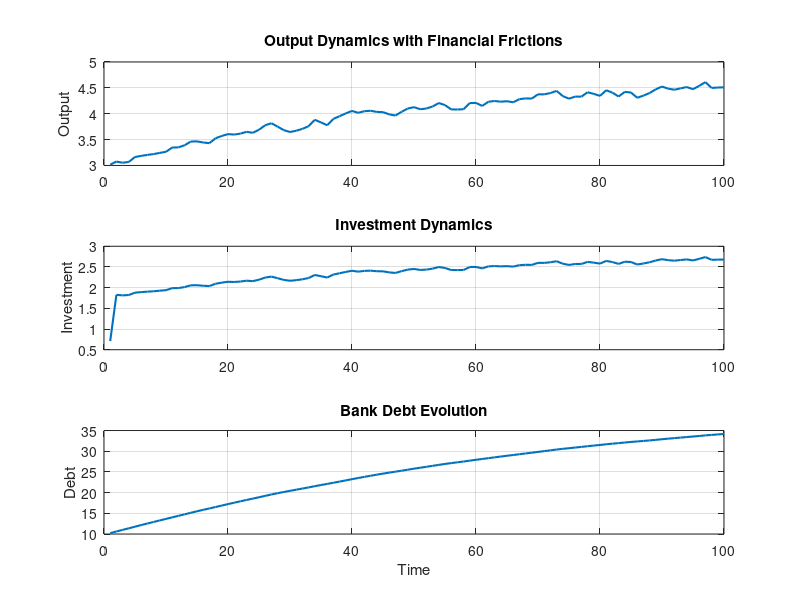
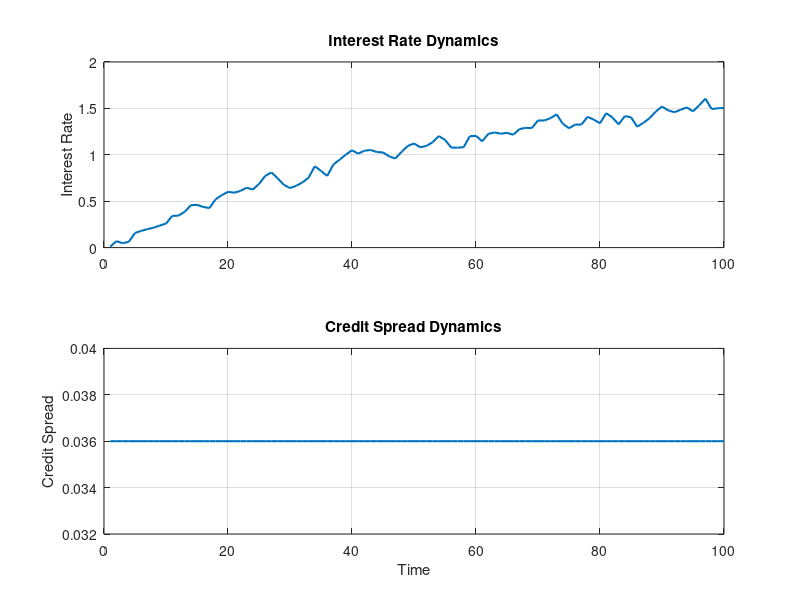
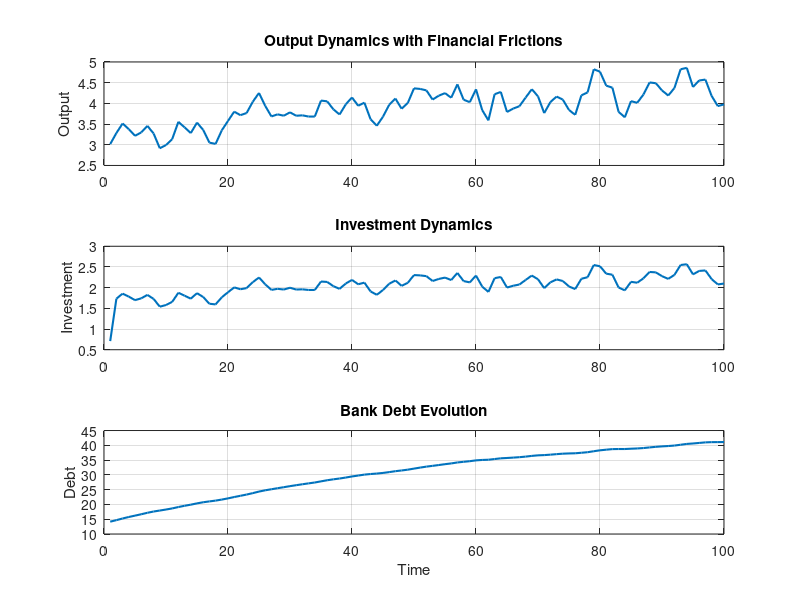
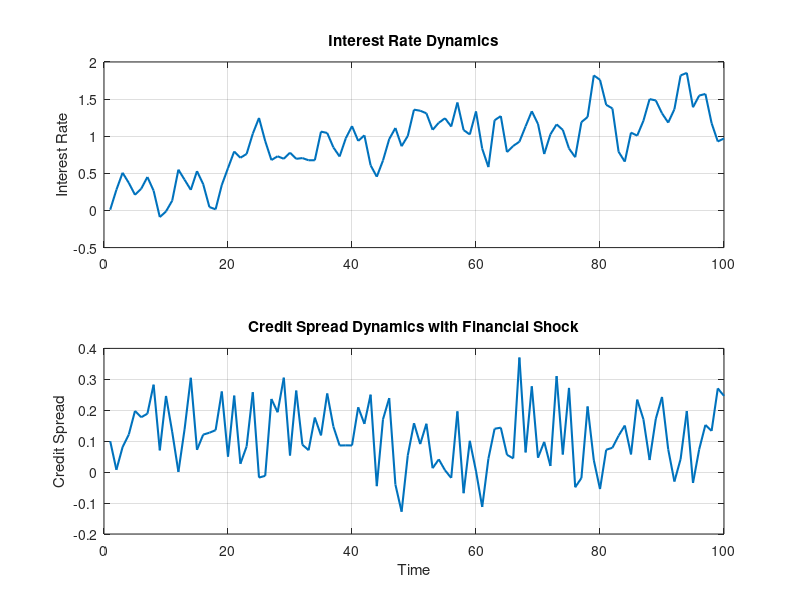

Write MATLAB code to recreate these figures, in order.
% Financial Friction DSGE Model (Gertler-Kiyotaki/BGG Framework)

% Clear workspace and define parameters
clear; clc; close all;

%% Model Parameters
beta = 0.99;            % Discount factor
sigma = 1;              % Risk aversion
phi = 1;                % Inverse Frisch elasticity
rho = 0.9;              % Persistence of technology shock
sigma_e = 0.01;         % Std. deviation of technology shock
delta = 0.025;          % Capital depreciation rate
alpha = 0.33;          % Capital share in production
eta = 0.5;              % Capital adjustment cost

% Financial Friction Parameters
phi_k = 0.36;           % Leverage ratio (fraction of capital funded by debt)
kappa = 0.1;            % Cost of external financing

%% Steady State Values
k_ss = ((alpha / (1 / beta - 1 + delta)))^(1 / (1 - alpha));
y_ss = k_ss^alpha;
investment_ss = delta * k_ss;
interest_rate_ss = 1 / beta - 1;
credit_spread_ss = kappa * phi_k;

%% Simulation Setup
T = 100;                 % Time periods
shock = sigma_e * randn(T, 1); % Technology shock

% Initialize variables
capital = zeros(T, 1);
output = zeros(T, 1);
investment = zeros(T, 1);
bank_debt = zeros(T, 1);
interest_rate = zeros(T, 1);
credit_spread = zeros(T, 1);

capital(1) = k_ss;
output(1) = y_ss;
investment(1) = investment_ss;
bank_debt(1) = phi_k * k_ss;
interest_rate(1) = interest_rate_ss;
credit_spread(1) = credit_spread_ss;

%% Model Simulation
for t = 2:T
    % Productivity shock
    z_t = rho * shock(t - 1) + shock(t);
    
    % Output with financial frictions
    output(t) = exp(z_t) * capital(t - 1)^alpha;
    
    % Investment decision with adjustment costs
    investment(t) = ((1 - kappa) * beta * output(t)) / (1 + eta);
    
    % Capital accumulation
    capital(t) = (1 - delta) * capital(t - 1) + investment(t);
    
    % Bank debt evolution
    bank_debt(t) = phi_k * capital(t);
    
    % Interest rate dynamics (Taylor Rule)
    interest_rate(t) = interest_rate_ss + phi * (output(t) - y_ss);
    
    % Credit spread dynamics
    credit_spread(t) = kappa * (bank_debt(t) / capital(t));
end

%% Plot Results
figure;
subplot(3,1,1);
plot(output, 'LineWidth', 1.5);
title('Output Dynamics with Financial Frictions');
ylabel('Output'); grid on;

subplot(3,1,2);
plot(investment, 'LineWidth', 1.5);
title('Investment Dynamics');
ylabel('Investment'); grid on;

subplot(3,1,3);
plot(bank_debt, 'LineWidth', 1.5);
title('Bank Debt Evolution');
ylabel('Debt'); xlabel('Time'); grid on;

figure;
subplot(2,1,1);
plot(interest_rate, 'LineWidth', 1.5);
title('Interest Rate Dynamics');
ylabel('Interest Rate'); grid on;

subplot(2,1,2);
plot(credit_spread, 'LineWidth', 1.5);
title('Credit Spread Dynamics');
ylabel('Credit Spread'); xlabel('Time'); grid on;

grid on;

%% Interpretation
% - Observe how shocks propagate through output, investment, bank debt, interest rates, and credit spreads.
% - Higher leverage increases the economy's sensitivity to financial shocks.
% - Bank debt and credit spreads amplify business cycle fluctuations.
% Financial Friction DSGE Model (Gertler-Kiyotaki/BGG Framework)

% Clear workspace and define parameters
clear; clc; close all;

%% Model Parameters
beta = 0.99;            % Discount factor
sigma = 1;              % Risk aversion
phi = 1;                % Inverse Frisch elasticity
rho = 0.9;              % Persistence of technology shock
sigma_e = 0.05;         % Increased Std. deviation of technology shock (Amplified Shock)
delta = 0.025;          % Capital depreciation rate
alpha = 0.33;           % Capital share in production
eta = 0.5;              % Capital adjustment cost

% Financial Friction Parameters
phi_k = 0.5;            % Increased Leverage ratio (fraction of capital funded by debt)
kappa = 0.2;            % Increased Cost of external financing

%% Steady State Values
k_ss = ((alpha / (1 / beta - 1 + delta)))^(1 / (1 - alpha));
y_ss = k_ss^alpha;
investment_ss = delta * k_ss;
interest_rate_ss = 1 / beta - 1;
credit_spread_ss = kappa * phi_k;

%% Simulation Setup
T = 100;                 % Time periods
shock = sigma_e * randn(T, 1); % Stronger Technology shock

% Initialize variables
capital = zeros(T, 1);
output = zeros(T, 1);
investment = zeros(T, 1);
bank_debt = zeros(T, 1);
interest_rate = zeros(T, 1);
credit_spread = zeros(T, 1);

capital(1) = k_ss;
output(1) = y_ss;
investment(1) = investment_ss;
bank_debt(1) = phi_k * k_ss;
interest_rate(1) = interest_rate_ss;
credit_spread(1) = credit_spread_ss;

%% Model Simulation
for t = 2:T
    % Productivity shock
    z_t = rho * shock(t - 1) + shock(t);
    
    % Output with financial frictions
    output(t) = exp(z_t) * capital(t - 1)^alpha;
    
    % Investment decision with adjustment costs
    investment(t) = ((1 - kappa) * beta * output(t)) / (1 + eta);
    
    % Capital accumulation
    capital(t) = (1 - delta) * capital(t - 1) + investment(t);
    
    % Bank debt evolution
    bank_debt(t) = phi_k * capital(t);
    
    % Interest rate dynamics (Taylor Rule)
    interest_rate(t) = interest_rate_ss + phi * (output(t) - y_ss);
    
    % Credit spread dynamics with financial shock
    credit_spread(t) = kappa * (bank_debt(t) / capital(t)) + 0.1 * randn();
end

%% Plot Results
figure;
subplot(3,1,1);
plot(output, 'LineWidth', 1.5);
title('Output Dynamics with Financial Frictions');
ylabel('Output'); grid on;

subplot(3,1,2);
plot(investment, 'LineWidth', 1.5);
title('Investment Dynamics');
ylabel('Investment'); grid on;

subplot(3,1,3);
plot(bank_debt, 'LineWidth', 1.5);
title('Bank Debt Evolution');
ylabel('Debt'); xlabel('Time'); grid on;

figure;
subplot(2,1,1);
plot(interest_rate, 'LineWidth', 1.5);
title('Interest Rate Dynamics');
ylabel('Interest Rate'); grid on;

subplot(2,1,2);
plot(credit_spread, 'LineWidth', 1.5);
title('Credit Spread Dynamics with Financial Shock');
ylabel('Credit Spread'); xlabel('Time'); grid on;

grid on;

%% Interpretation
% - Amplified shocks now generate stronger responses across output, investment, bank debt, interest rates, and credit spreads.
% - Increased leverage and financing costs intensify economic sensitivity to financial disturbances.
% - Credit spreads now exhibit more dynamic behavior due to the introduced financial shocks.
% Behavioral DSGE Model with Global Economic Shocks

% Clear workspace and define parameters
clear; clc; close all;

%% Model Parameters
beta = 0.99;            % Discount factor
sigma = 1;              % Risk aversion
phi = 1;                % Inverse Frisch elasticity
rho = 0.9;              % Persistence of technology shock
sigma_e = 0.01;         % Std. deviation of technology shock
delta = 0.025;          % Capital depreciation rate
alpha = 0.33;           % Capital share in production
eta = 0.5;              % Capital adjustment cost

% Behavioral Bias Parameters
lambda_myopia = 0.1;    % Degree of myopia
lambda_overconfidence = 0.1; % Degree of overconfidence

% Global Economic Shock Parameters
gamma_g = 0.2;          % Sensitivity to global shocks
rho_g = 0.8;            % Persistence of global economic shock
sigma_g = 0.02;         % Std. deviation of global economic shock

%% Steady State Values
k_ss = ((alpha / (1 / beta - 1 + delta)))^(1 / (1 - alpha));
y_ss = k_ss^alpha;
investment_ss = delta * k_ss;
interest_rate_ss = 1 / beta - 1;

%% Simulation Setup
T = 100;                      % Time periods
tech_shock = sigma_e * randn(T, 1); % Technology shock
global_shock = sigma_g * randn(T, 1); % Global economic shock

% Initialize variables
capital = zeros(T, 1);
output = zeros(T, 1);
investment = zeros(T, 1);
interest_rate = zeros(T, 1);

capital(1) = k_ss;
output(1) = y_ss;
investment(1) = investment_ss;
interest_rate(1) = interest_rate_ss;

%% Model Simulation
for t = 2:T
    % Global economic shock propagation
    g_t = rho_g * global_shock(t - 1) + global_shock(t);
    
    % Adjust output with global shock and behavioral biases
    output(t) = exp(tech_shock(t) + gamma_g * g_t) * (capital(t - 1)^alpha);
    
    % Behavioral adjustment to investment (myopia)
    investment(t) = ((1 - lambda_myopia) * beta * output(t)) / (1 + eta);
    
    % Capital accumulation
    capital(t) = (1 - delta) * capital(t - 1) + investment(t);
    
    % Interest rate dynamics with overconfidence behavior
    interest_rate(t) = interest_rate_ss + phi * ((1 + lambda_overconfidence) * (output(t) - y_ss));
end

%% Plot Results
figure;
subplot(3,1,1);
plot(output, 'LineWidth', 1.5);
title('Output Dynamics with Global Economic Shocks');
ylabel('Output'); grid on;

subplot(3,1,2);
plot(investment, 'LineWidth', 1.5);
title('Investment Dynamics with Behavioral Bias');
ylabel('Investment'); grid on;

subplot(3,1,3);
plot(interest_rate, 'LineWidth', 1.5);
title('Interest Rate Dynamics with Overconfidence');
ylabel('Interest Rate'); xlabel('Time'); grid on;

grid on;

%% Interpretation
% - Global shocks amplify output volatility.
% - Myopia reduces investment responsiveness.
% - Overconfidence leads to exaggerated interest rate movements.
% Behavioral DSGE Model with Global Economic Shocks and Macroprudential Policies

% Clear workspace and define parameters
clear; clc; close all;

%% Model Parameters
beta = 0.99;            % Discount factor
sigma = 1;              % Risk aversion
phi = 1;                % Inverse Frisch elasticity
rho = 0.9;              % Persistence of technology shock
sigma_e = 0.01;         % Std. deviation of technology shock
delta = 0.025;          % Capital depreciation rate
alpha = 0.33;          % Capital share in production
eta = 0.5;              % Capital adjustment cost

% Behavioral Bias Parameters
lambda_myopia = 0.1;    % Degree of myopia
lambda_overconfidence = 0.1; % Degree of overconfidence

% Global Economic Shock Parameters
gamma_g = 0.2;          % Sensitivity to global shocks
rho_g = 0.8;            % Persistence of global economic shock
sigma_g = 0.02;         % Std. deviation of global economic shock

% Macroprudential Policy Parameters
ccb_sensitivity = 0.3;  % Countercyclical capital buffer sensitivity
ltv_limit = 0.8;        % Loan-to-value ratio limit

%% Steady State Values
k_ss = ((alpha / (1 / beta - 1 + delta)))^(1 / (1 - alpha));
y_ss = k_ss^alpha;
investment_ss = delta * k_ss;
interest_rate_ss = 1 / beta - 1;

%% Simulation Setup
T = 100;                      % Time periods
tech_shock = sigma_e * randn(T, 1); % Technology shock
global_shock = sigma_g * randn(T, 1); % Global economic shock

% Initialize variables
capital = zeros(T, 1);
output = zeros(T, 1);
investment = zeros(T, 1);
interest_rate = zeros(T, 1);
ccb = zeros(T, 1); % Countercyclical capital buffer
ltv_ratio = zeros(T, 1); % Loan-to-value ratio

capital(1) = k_ss;
output(1) = y_ss;
investment(1) = investment_ss;
interest_rate(1) = interest_rate_ss;
ccb(1) = 0.02; % Initial capital buffer
ltv_ratio(1) = ltv_limit;

%% Model Simulation
for t = 2:T
    % Global economic shock propagation
    g_t = rho_g * global_shock(t - 1) + global_shock(t);
    
    % Adjust output with global shock and behavioral biases
    output(t) = exp(tech_shock(t) + gamma_g * g_t) * (capital(t - 1)^alpha);
    
    % Countercyclical capital buffer increases during booms
    ccb(t) = max(0.02, ccb_sensitivity * (output(t) - y_ss));
    
    % Loan-to-value ratio adjusts with output fluctuations
    ltv_ratio(t) = max(0.6, ltv_limit - 0.1 * (output(t) - y_ss));
    
    % Behavioral adjustment to investment (myopia) with policy impact
    investment(t) = ((1 - lambda_myopia) * beta * output(t)) / (1 + eta + ccb(t));
    
    % Capital accumulation
    capital(t) = (1 - delta) * capital(t - 1) + investment(t);
    
    % Interest rate dynamics with overconfidence behavior and CCB impact
    interest_rate(t) = interest_rate_ss + phi * ((1 + lambda_overconfidence) * (output(t) - y_ss)) + ccb(t);
end

%% Plot Results
figure;
subplot(4,1,1);
plot(output, 'LineWidth', 1.5);
title('Output Dynamics with Global Economic Shocks and Macroprudential Policies');
ylabel('Output'); grid on;

subplot(4,1,2);
plot(investment, 'LineWidth', 1.5);
title('Investment Dynamics with Behavioral Bias and CCB');
ylabel('Investment'); grid on;

subplot(4,1,3);
plot(interest_rate, 'LineWidth', 1.5);
title('Interest Rate Dynamics with Overconfidence and CCB');
ylabel('Interest Rate'); xlabel('Time'); grid on;

subplot(4,1,4);
plot(ccb, 'LineWidth', 1.5);
title('Countercyclical Capital Buffer Dynamics');
ylabel('CCB'); xlabel('Time'); grid on;

%% Interpretation
% - Global shocks amplify output volatility.
% - Myopia reduces investment responsiveness.
% - Overconfidence leads to exaggerated interest rate movements.
% - Macroprudential tools (CCB and LTV) stabilize investment and credit growth.
% Behavioral DSGE Model with Global Economic Shocks, Macroprudential Policies, and MPLB

% Clear workspace and define parameters
clear; clc; close all;

%% Model Parameters
beta = 0.99;            % Discount factor
sigma = 1;              % Risk aversion
phi = 1;                % Inverse Frisch elasticity
rho = 0.9;              % Persistence of technology shock
sigma_e = 0.01;         % Std. deviation of technology shock
delta = 0.025;          % Capital depreciation rate
alpha = 0.33;           % Capital share in production
eta = 0.5;              % Capital adjustment cost

% Behavioral Bias Parameters
lambda_myopia = 0.1;    % Degree of myopia
lambda_overconfidence = 0.1; % Degree of overconfidence

% Global Economic Shock Parameters
gamma_g = 0.2;          % Sensitivity to global shocks
rho_g = 0.8;            % Persistence of global economic shock
sigma_g = 0.02;         % Std. deviation of global economic shock

% Macroprudential Policy Parameters
ccb_sensitivity = 0.3;  % Countercyclical capital buffer sensitivity
ltv_limit = 0.8;        % Loan-to-value ratio limit
mplb_sensitivity = 0.25; % MPLB sensitivity to economic conditions

%% Steady State Values
k_ss = ((alpha / (1 / beta - 1 + delta)))^(1 / (1 - alpha));
y_ss = k_ss^alpha;
investment_ss = delta * k_ss;
interest_rate_ss = 1 / beta - 1;

%% Simulation Setup
T = 100;                      % Time periods
tech_shock = sigma_e * randn(T, 1); % Technology shock
global_shock = sigma_g * randn(T, 1); % Global economic shock

% Initialize variables
capital = zeros(T, 1);
output = zeros(T, 1);
investment = zeros(T, 1);
interest_rate = zeros(T, 1);
ccb = zeros(T, 1); % Countercyclical capital buffer
mplb = zeros(T, 1); % Macroprudential Liquidity Buffer
ltv_ratio = zeros(T, 1); % Loan-to-value ratio

capital(1) = k_ss;
output(1) = y_ss;
investment(1) = investment_ss;
interest_rate(1) = interest_rate_ss;
ccb(1) = 0.02; % Initial capital buffer
mplb(1) = 0.05; % Initial liquidity buffer
ltv_ratio(1) = ltv_limit;

%% Model Simulation
for t = 2:T
    % Global economic shock propagation
    g_t = rho_g * global_shock(t - 1) + global_shock(t);

    % Output with global shock and behavioral biases
    output(t) = exp(tech_shock(t) + gamma_g * g_t) * (capital(t - 1)^alpha);

    % Countercyclical capital buffer increases during booms
    ccb(t) = max(0.02, ccb_sensitivity * (output(t) - y_ss));

    % MPLB tightens during booms, loosens during downturns
    mplb(t) = max(0.03, mplb_sensitivity * (output(t) - y_ss));

    % Loan-to-value ratio adjusts with output fluctuations
    ltv_ratio(t) = max(0.6, ltv_limit - 0.1 * (output(t) - y_ss));

    % Investment with MPLB and behavioral bias
    investment(t) = ((1 - lambda_myopia) * beta * output(t)) / (1 + eta + ccb(t) + mplb(t));

    % Capital accumulation
    capital(t) = (1 - delta) * capital(t - 1) + investment(t);

    % Interest rate dynamics with overconfidence, CCB, and MPLB
    interest_rate(t) = interest_rate_ss + phi * ((1 + lambda_overconfidence) * (output(t) - y_ss)) + ccb(t) + mplb(t);
end

%% Plot Results
figure;
subplot(5,1,1);
plot(output, 'LineWidth', 1.5);
title('Output Dynamics with Global Shocks, CCB, and MPLB');
ylabel('Output'); grid on;

subplot(5,1,2);
plot(investment, 'LineWidth', 1.5);
title('Investment with Behavioral Bias, CCB, and MPLB');
ylabel('Investment'); grid on;

subplot(5,1,3);
plot(interest_rate, 'LineWidth', 1.5);
title('Interest Rate with Overconfidence, CCB, and MPLB');
ylabel('Interest Rate'); xlabel('Time'); grid on;

subplot(5,1,4);
plot(ccb, 'LineWidth', 1.5);
title('Countercyclical Capital Buffer (CCB)');
ylabel('CCB'); xlabel('Time'); grid on;

subplot(5,1,5);
plot(mplb, 'LineWidth', 1.5);
title('Macroprudential Liquidity Buffer (MPLB)');
ylabel('MPLB'); xlabel('Time'); grid on;

%% Interpretation
% - Global shocks amplify output volatility.
% - Myopia reduces investment responsiveness.
% - Overconfidence leads to exaggerated interest rate movements.
% - CCB stabilizes credit growth; MPLB stabilizes liquidity.
%% Open Economy DSGE with Behavioral Biases
clear; clc; close all;

%% Parameters
beta = 0.99;        % Discount factor
sigma = 1;          % Risk aversion
phi = 1.5;          % Taylor rule inflation response
theta = 0.75;       % Price stickiness
alpha = 0.33;       % Capital share
delta = 0.025;      % Depreciation rate

% Open economy parameters
phi_x = 0.3;        % Export sensitivity
phi_m = 0.3;        % Import sensitivity
gamma_fx = 0.2;     % Exchange rate sensitivity

% Behavioral parameters
myopia = 0.1;       % Myopia bias
overconfidence = 0.1; % Overconfidence bias

%% Initialize Variables
T = 100;
output = zeros(T,1);
exchange_rate = zeros(T,1);
exports = zeros(T,1);
imports = zeros(T,1);
net_exports = zeros(T,1);

%% Initial Conditions
output(1) = 1;
exchange_rate(1) = 1;
exports(1) = 0.3;
imports(1) = 0.2;

%% Simulation
for t = 2:T
    % Exchange rate shock
    fx_shock = gamma_fx * randn;
    exchange_rate(t) = exchange_rate(t-1) * (1 + fx_shock);
    
    % Exports and Imports with Behavioral Bias
    exports(t) = exports(t-1) + phi_x * exchange_rate(t-1) * (1 - myopia);
    imports(t) = imports(t-1) + phi_m * exchange_rate(t-1) * (1 + overconfidence);
    
    % Net exports
    net_exports(t) = exports(t) - imports(t);
    
    % Output dynamics
    output(t) = output(t-1) + net_exports(t) - delta * output(t-1);
end

%% Plot Results
figure;
subplot(3,1,1);
plot(output, 'LineWidth', 1.5);
title('Output Dynamics with Behavioral Biases in Open Economy');
xlabel('Time'); ylabel('Output'); grid on;

subplot(3,1,2);
plot(exchange_rate, 'LineWidth', 1.5);
title('Exchange Rate Dynamics');
xlabel('Time'); ylabel('Exchange Rate'); grid on;

subplot(3,1,3);
plot(net_exports, 'LineWidth', 1.5);
title('Net Exports Dynamics');
xlabel('Time'); ylabel('Net Exports'); grid on;
